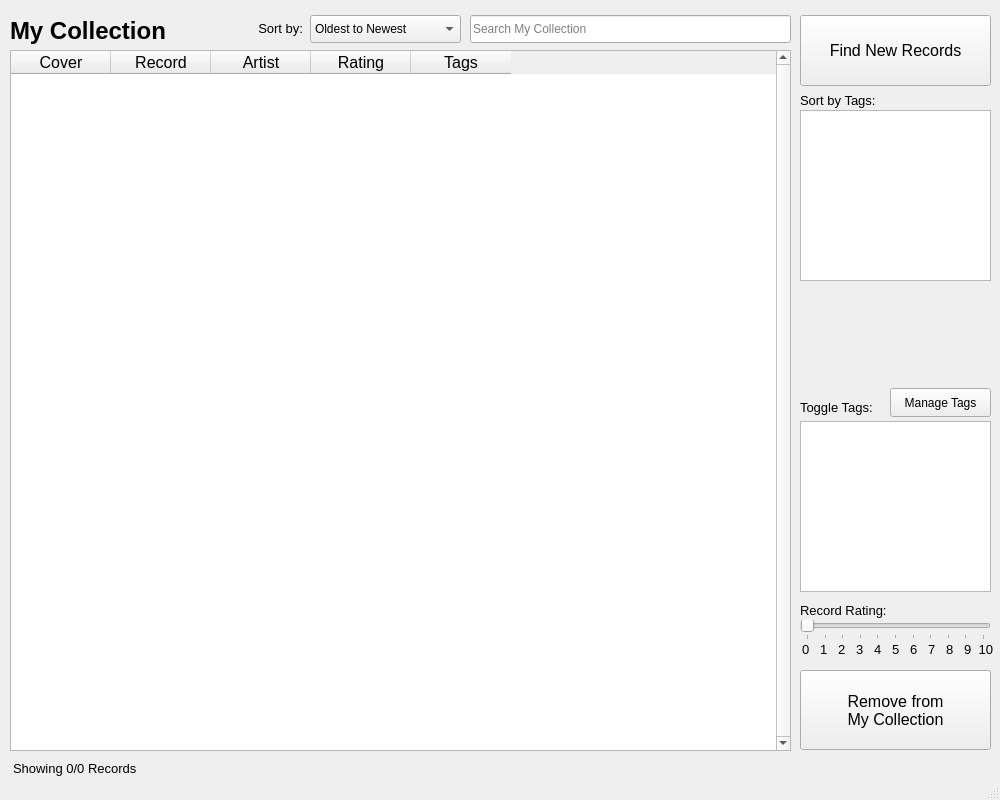
<?xml version="1.0" encoding="UTF-8"?>
<ui version="4.0">
 <class>MainWindow</class>
 <widget class="QMainWindow" name="MainWindow">
  <property name="geometry">
   <rect>
    <x>0</x>
    <y>0</y>
    <width>1000</width>
    <height>800</height>
   </rect>
  </property>
  <property name="windowTitle">
   <string>MainWindow</string>
  </property>
  <widget class="QWidget" name="centralwidget">
   <widget class="QStackedWidget" name="pages">
    <property name="geometry">
     <rect>
      <x>0</x>
      <y>0</y>
      <width>1000</width>
      <height>800</height>
     </rect>
    </property>
    <widget class="QWidget" name="myRecordsPage">
     <widget class="QTableWidget" name="myRecordTable">
      <property name="geometry">
       <rect>
        <x>10</x>
        <y>50</y>
        <width>781</width>
        <height>701</height>
       </rect>
      </property>
      <property name="sizePolicy">
       <sizepolicy hsizetype="Expanding" vsizetype="Expanding">
        <horstretch>0</horstretch>
        <verstretch>0</verstretch>
       </sizepolicy>
      </property>
      <property name="font">
       <font>
        <family>Arial</family>
        <pointsize>12</pointsize>
       </font>
      </property>
      <property name="autoFillBackground">
       <bool>true</bool>
      </property>
      <property name="styleSheet">
       <string notr="true"/>
      </property>
      <property name="verticalScrollBarPolicy">
       <enum>Qt::ScrollBarAlwaysOn</enum>
      </property>
      <property name="horizontalScrollBarPolicy">
       <enum>Qt::ScrollBarAlwaysOff</enum>
      </property>
      <property name="sizeAdjustPolicy">
       <enum>QAbstractScrollArea::AdjustIgnored</enum>
      </property>
      <property name="editTriggers">
       <set>QAbstractItemView::NoEditTriggers</set>
      </property>
      <property name="alternatingRowColors">
       <bool>true</bool>
      </property>
      <property name="selectionMode">
       <enum>QAbstractItemView::SingleSelection</enum>
      </property>
      <property name="selectionBehavior">
       <enum>QAbstractItemView::SelectRows</enum>
      </property>
      <property name="textElideMode">
       <enum>Qt::ElideLeft</enum>
      </property>
      <property name="verticalScrollMode">
       <enum>QAbstractItemView::ScrollPerPixel</enum>
      </property>
      <property name="showGrid">
       <bool>false</bool>
      </property>
      <property name="gridStyle">
       <enum>Qt::SolidLine</enum>
      </property>
      <attribute name="horizontalHeaderHighlightSections">
       <bool>false</bool>
      </attribute>
      <attribute name="verticalHeaderVisible">
       <bool>false</bool>
      </attribute>
      <row>
       <property name="text">
        <string/>
       </property>
      </row>
      <column>
       <property name="text">
        <string>Cover</string>
       </property>
      </column>
      <column>
       <property name="text">
        <string>Record</string>
       </property>
      </column>
      <column>
       <property name="text">
        <string>Artist</string>
       </property>
      </column>
      <column>
       <property name="text">
        <string>Rating</string>
       </property>
      </column>
      <column>
       <property name="text">
        <string>Tags</string>
       </property>
      </column>
     </widget>
     <widget class="QLabel" name="myRecordsPageLabel">
      <property name="geometry">
       <rect>
        <x>10</x>
        <y>10</y>
        <width>201</width>
        <height>41</height>
       </rect>
      </property>
      <property name="font">
       <font>
        <family>Arial</family>
        <pointsize>18</pointsize>
        <bold>true</bold>
       </font>
      </property>
      <property name="text">
       <string>My Collection</string>
      </property>
     </widget>
     <widget class="QPushButton" name="toSearchRecordsButton">
      <property name="geometry">
       <rect>
        <x>800</x>
        <y>15</y>
        <width>191</width>
        <height>71</height>
       </rect>
      </property>
      <property name="font">
       <font>
        <family>Arial</family>
        <pointsize>12</pointsize>
       </font>
      </property>
      <property name="text">
       <string>Find New Records</string>
      </property>
     </widget>
     <widget class="QPushButton" name="removeFromMyRecordButton">
      <property name="geometry">
       <rect>
        <x>800</x>
        <y>670</y>
        <width>191</width>
        <height>80</height>
       </rect>
      </property>
      <property name="font">
       <font>
        <family>Arial</family>
        <pointsize>12</pointsize>
       </font>
      </property>
      <property name="text">
       <string>Remove from
My Collection</string>
      </property>
     </widget>
     <widget class="QSlider" name="myRecordRatingSlider">
      <property name="geometry">
       <rect>
        <x>800</x>
        <y>620</y>
        <width>191</width>
        <height>20</height>
       </rect>
      </property>
      <property name="mouseTracking">
       <bool>false</bool>
      </property>
      <property name="acceptDrops">
       <bool>false</bool>
      </property>
      <property name="maximum">
       <number>10</number>
      </property>
      <property name="singleStep">
       <number>1</number>
      </property>
      <property name="pageStep">
       <number>1</number>
      </property>
      <property name="orientation">
       <enum>Qt::Horizontal</enum>
      </property>
      <property name="invertedAppearance">
       <bool>false</bool>
      </property>
      <property name="invertedControls">
       <bool>false</bool>
      </property>
      <property name="tickPosition">
       <enum>QSlider::TicksBelow</enum>
      </property>
     </widget>
     <widget class="QLabel" name="myRecordRatingNumLabel1">
      <property name="geometry">
       <rect>
        <x>802</x>
        <y>640</y>
        <width>120</width>
        <height>19</height>
       </rect>
      </property>
      <property name="font">
       <font>
        <family>Arial</family>
        <pointsize>10</pointsize>
       </font>
      </property>
      <property name="text">
       <string>0   1   2   3   4</string>
      </property>
     </widget>
     <widget class="QLabel" name="myRecordSortLabel">
      <property name="geometry">
       <rect>
        <x>222</x>
        <y>13</y>
        <width>81</width>
        <height>31</height>
       </rect>
      </property>
      <property name="font">
       <font>
        <family>Arial</family>
        <pointsize>10</pointsize>
       </font>
      </property>
      <property name="text">
       <string>Sort by:</string>
      </property>
      <property name="alignment">
       <set>Qt::AlignRight|Qt::AlignTrailing|Qt::AlignVCenter</set>
      </property>
     </widget>
     <widget class="QLineEdit" name="myRecordSearchBar">
      <property name="geometry">
       <rect>
        <x>470</x>
        <y>15</y>
        <width>321</width>
        <height>28</height>
       </rect>
      </property>
      <property name="font">
       <font>
        <family>Arial</family>
        <pointsize>9</pointsize>
       </font>
      </property>
      <property name="placeholderText">
       <string>Search My Collection</string>
      </property>
     </widget>
     <widget class="QComboBox" name="myRecordSortBox">
      <property name="geometry">
       <rect>
        <x>310</x>
        <y>15</y>
        <width>151</width>
        <height>28</height>
       </rect>
      </property>
      <property name="font">
       <font>
        <family>Arial</family>
       </font>
      </property>
      <item>
       <property name="text">
        <string>Oldest to Newest</string>
       </property>
      </item>
      <item>
       <property name="text">
        <string>Newest to Oldest</string>
       </property>
      </item>
      <item>
       <property name="text">
        <string>Title Ascending</string>
       </property>
      </item>
      <item>
       <property name="text">
        <string>Title Descending </string>
       </property>
      </item>
      <item>
       <property name="text">
        <string>Artist Ascending</string>
       </property>
      </item>
      <item>
       <property name="text">
        <string>Artist Descending</string>
       </property>
      </item>
      <item>
       <property name="text">
        <string>Rating Ascending</string>
       </property>
      </item>
      <item>
       <property name="text">
        <string>Rating Descending</string>
       </property>
      </item>
     </widget>
     <widget class="QLabel" name="myRecordRatingLabel">
      <property name="geometry">
       <rect>
        <x>800</x>
        <y>600</y>
        <width>121</width>
        <height>20</height>
       </rect>
      </property>
      <property name="font">
       <font>
        <family>Arial</family>
        <pointsize>10</pointsize>
       </font>
      </property>
      <property name="text">
       <string>Record Rating:</string>
      </property>
     </widget>
     <widget class="QListWidget" name="myRecordEditTagsList">
      <property name="geometry">
       <rect>
        <x>800</x>
        <y>421</y>
        <width>191</width>
        <height>171</height>
       </rect>
      </property>
      <property name="verticalScrollBarPolicy">
       <enum>Qt::ScrollBarAsNeeded</enum>
      </property>
      <property name="horizontalScrollBarPolicy">
       <enum>Qt::ScrollBarAsNeeded</enum>
      </property>
     </widget>
     <widget class="QLabel" name="myRecordEditTagsLabel">
      <property name="geometry">
       <rect>
        <x>800</x>
        <y>397</y>
        <width>111</width>
        <height>21</height>
       </rect>
      </property>
      <property name="font">
       <font>
        <family>Arial</family>
        <pointsize>10</pointsize>
       </font>
      </property>
      <property name="text">
       <string>Toggle Tags:</string>
      </property>
     </widget>
     <widget class="QListWidget" name="myRecordSortTagsList">
      <property name="geometry">
       <rect>
        <x>800</x>
        <y>110</y>
        <width>191</width>
        <height>171</height>
       </rect>
      </property>
     </widget>
     <widget class="QLabel" name="myRecordSortTagsLabel">
      <property name="geometry">
       <rect>
        <x>800</x>
        <y>90</y>
        <width>101</width>
        <height>21</height>
       </rect>
      </property>
      <property name="font">
       <font>
        <family>Arial</family>
        <pointsize>10</pointsize>
       </font>
      </property>
      <property name="text">
       <string>Sort by Tags:</string>
      </property>
     </widget>
     <widget class="QPushButton" name="myRecordManageTagButton">
      <property name="geometry">
       <rect>
        <x>890</x>
        <y>388</y>
        <width>101</width>
        <height>29</height>
       </rect>
      </property>
      <property name="font">
       <font>
        <family>Arial</family>
        <pointsize>9</pointsize>
       </font>
      </property>
      <property name="text">
       <string>Manage Tags</string>
      </property>
     </widget>
     <widget class="QLabel" name="myRecordRatingNumLabel2">
      <property name="geometry">
       <rect>
        <x>892</x>
        <y>640</y>
        <width>120</width>
        <height>19</height>
       </rect>
      </property>
      <property name="font">
       <font>
        <family>Arial</family>
        <pointsize>10</pointsize>
       </font>
      </property>
      <property name="text">
       <string>5   6   7   8   9  10</string>
      </property>
     </widget>
     <widget class="QLabel" name="myRecordRecordCountLabel">
      <property name="geometry">
       <rect>
        <x>13</x>
        <y>758</y>
        <width>241</width>
        <height>21</height>
       </rect>
      </property>
      <property name="font">
       <font>
        <family>Arial</family>
        <pointsize>10</pointsize>
        <bold>false</bold>
       </font>
      </property>
      <property name="text">
       <string>Showing 0/0 Records</string>
      </property>
     </widget>
    </widget>
    <widget class="QWidget" name="searchRecordsPage">
     <widget class="QTableWidget" name="searchRecordTable">
      <property name="geometry">
       <rect>
        <x>10</x>
        <y>50</y>
        <width>781</width>
        <height>700</height>
       </rect>
      </property>
      <property name="sizePolicy">
       <sizepolicy hsizetype="Expanding" vsizetype="Expanding">
        <horstretch>0</horstretch>
        <verstretch>0</verstretch>
       </sizepolicy>
      </property>
      <property name="verticalScrollBarPolicy">
       <enum>Qt::ScrollBarAlwaysOn</enum>
      </property>
      <property name="horizontalScrollBarPolicy">
       <enum>Qt::ScrollBarAlwaysOff</enum>
      </property>
      <property name="alternatingRowColors">
       <bool>true</bool>
      </property>
      <property name="selectionMode">
       <enum>QAbstractItemView::SingleSelection</enum>
      </property>
      <property name="selectionBehavior">
       <enum>QAbstractItemView::SelectRows</enum>
      </property>
      <property name="verticalScrollMode">
       <enum>QAbstractItemView::ScrollPerPixel</enum>
      </property>
      <property name="showGrid">
       <bool>false</bool>
      </property>
      <attribute name="horizontalHeaderHighlightSections">
       <bool>false</bool>
      </attribute>
      <attribute name="verticalHeaderVisible">
       <bool>false</bool>
      </attribute>
      <row>
       <property name="text">
        <string/>
       </property>
      </row>
      <column>
       <property name="text">
        <string>Cover</string>
       </property>
      </column>
      <column>
       <property name="text">
        <string>Record</string>
       </property>
      </column>
      <column>
       <property name="text">
        <string>Artist</string>
       </property>
      </column>
     </widget>
     <widget class="QLabel" name="searchPageLabel">
      <property name="geometry">
       <rect>
        <x>10</x>
        <y>10</y>
        <width>171</width>
        <height>41</height>
       </rect>
      </property>
      <property name="font">
       <font>
        <family>Arial</family>
        <pointsize>18</pointsize>
        <bold>true</bold>
       </font>
      </property>
      <property name="text">
       <string>Search</string>
      </property>
     </widget>
     <widget class="QPushButton" name="toMyRecordsButton">
      <property name="geometry">
       <rect>
        <x>800</x>
        <y>15</y>
        <width>191</width>
        <height>71</height>
       </rect>
      </property>
      <property name="font">
       <font>
        <family>Arial</family>
        <pointsize>12</pointsize>
       </font>
      </property>
      <property name="text">
       <string>Back to My
Collection</string>
      </property>
     </widget>
     <widget class="QLineEdit" name="searchRecordSearchBar">
      <property name="geometry">
       <rect>
        <x>470</x>
        <y>15</y>
        <width>321</width>
        <height>28</height>
       </rect>
      </property>
      <property name="font">
       <font>
        <family>Arial</family>
        <pointsize>9</pointsize>
       </font>
      </property>
      <property name="placeholderText">
       <string>Search For New Records</string>
      </property>
     </widget>
     <widget class="QPushButton" name="addToMyRecordButton">
      <property name="geometry">
       <rect>
        <x>800</x>
        <y>670</y>
        <width>191</width>
        <height>80</height>
       </rect>
      </property>
      <property name="font">
       <font>
        <family>Arial</family>
        <pointsize>12</pointsize>
       </font>
      </property>
      <property name="text">
       <string>Add to My
Collection</string>
      </property>
     </widget>
     <widget class="QLabel" name="searchRecordsInfoLabel">
      <property name="geometry">
       <rect>
        <x>800</x>
        <y>753</y>
        <width>191</width>
        <height>21</height>
       </rect>
      </property>
      <property name="font">
       <font>
        <family>Arial</family>
        <pointsize>10</pointsize>
       </font>
      </property>
      <property name="text">
       <string/>
      </property>
      <property name="alignment">
       <set>Qt::AlignCenter</set>
      </property>
     </widget>
     <widget class="QLabel" name="searchRecordRatingLabel">
      <property name="geometry">
       <rect>
        <x>800</x>
        <y>600</y>
        <width>121</width>
        <height>20</height>
       </rect>
      </property>
      <property name="font">
       <font>
        <family>Arial</family>
        <pointsize>10</pointsize>
       </font>
      </property>
      <property name="text">
       <string>Record Rating:</string>
      </property>
     </widget>
     <widget class="QSlider" name="searchRecordRatingSlider">
      <property name="geometry">
       <rect>
        <x>800</x>
        <y>620</y>
        <width>191</width>
        <height>20</height>
       </rect>
      </property>
      <property name="mouseTracking">
       <bool>false</bool>
      </property>
      <property name="acceptDrops">
       <bool>false</bool>
      </property>
      <property name="maximum">
       <number>10</number>
      </property>
      <property name="singleStep">
       <number>1</number>
      </property>
      <property name="pageStep">
       <number>1</number>
      </property>
      <property name="orientation">
       <enum>Qt::Horizontal</enum>
      </property>
      <property name="invertedAppearance">
       <bool>false</bool>
      </property>
      <property name="invertedControls">
       <bool>false</bool>
      </property>
      <property name="tickPosition">
       <enum>QSlider::TicksBelow</enum>
      </property>
     </widget>
     <widget class="QLabel" name="searchRecordRatingNumLabel1">
      <property name="geometry">
       <rect>
        <x>892</x>
        <y>640</y>
        <width>120</width>
        <height>19</height>
       </rect>
      </property>
      <property name="font">
       <font>
        <family>Arial</family>
        <pointsize>10</pointsize>
       </font>
      </property>
      <property name="text">
       <string>5   6   7   8   9  10</string>
      </property>
     </widget>
     <widget class="QLabel" name="searchRecordRatingNumLabel2">
      <property name="geometry">
       <rect>
        <x>802</x>
        <y>640</y>
        <width>120</width>
        <height>19</height>
       </rect>
      </property>
      <property name="font">
       <font>
        <family>Arial</family>
        <pointsize>10</pointsize>
       </font>
      </property>
      <property name="text">
       <string>0   1   2   3   4</string>
      </property>
     </widget>
     <widget class="QListWidget" name="searchRecordSuggestedTagsList">
      <property name="geometry">
       <rect>
        <x>800</x>
        <y>420</y>
        <width>191</width>
        <height>171</height>
       </rect>
      </property>
     </widget>
     <widget class="QLabel" name="searchRecordSuggestedTagsLabel">
      <property name="geometry">
       <rect>
        <x>800</x>
        <y>400</y>
        <width>131</width>
        <height>21</height>
       </rect>
      </property>
      <property name="font">
       <font>
        <family>Arial</family>
        <pointsize>10</pointsize>
       </font>
      </property>
      <property name="text">
       <string>Suggested Tags:</string>
      </property>
     </widget>
    </widget>
   </widget>
  </widget>
  <widget class="QMenuBar" name="menubar">
   <property name="geometry">
    <rect>
     <x>0</x>
     <y>0</y>
     <width>1000</width>
     <height>25</height>
    </rect>
   </property>
  </widget>
  <widget class="QStatusBar" name="statusbar"/>
 </widget>
 <resources/>
 <connections/>
</ui>
